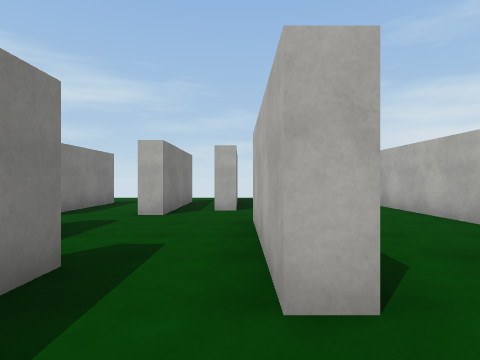
[1] (above)

24 first-person views from a walk through a scene from a Unity 3-D project. The camera is 1.4 m above the floor, looks level and sees 80° across. The floor is counted in squares, 2 m on a side. Each view is taken from the middle of a square. On the plan, view 1 faces up. The plan holds only what a view shows up to about 10 squares ahead; the rest is blank. The player character is not drawn. Surface patterns are stand-ins for the level's own textures.

[2]
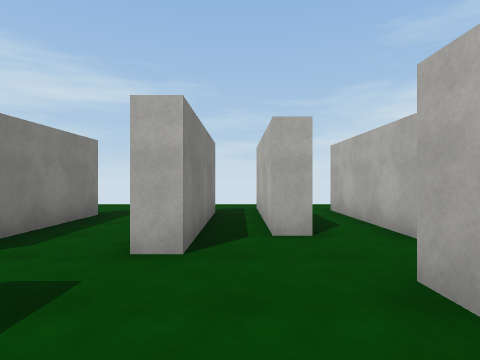

[3]
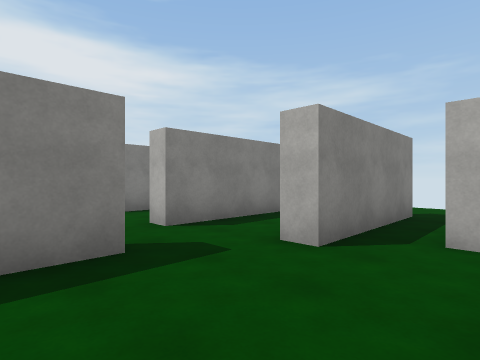

[4]
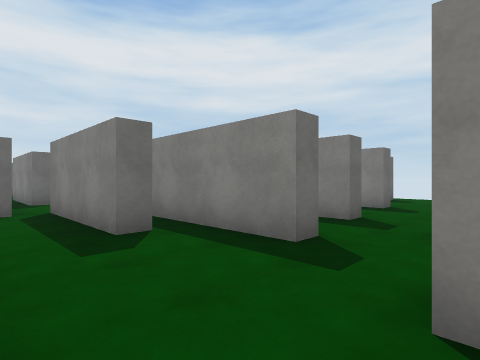

[5]
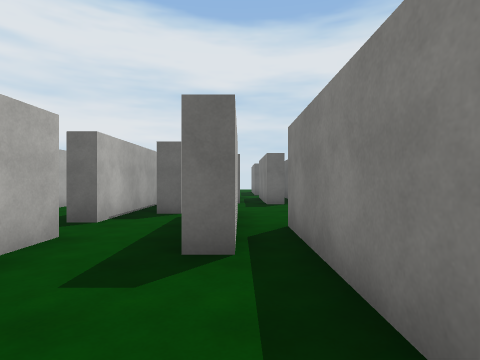

[6]
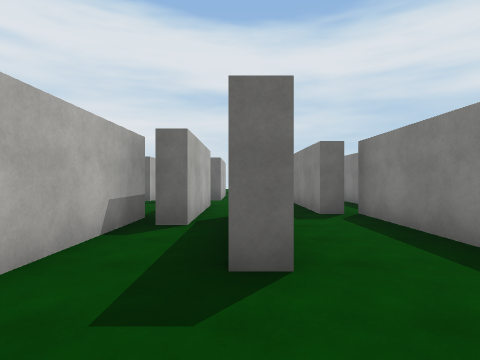

[7]
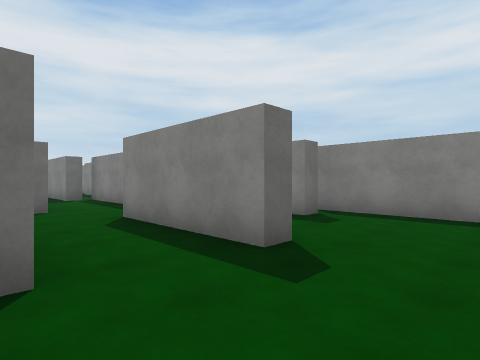

[8]
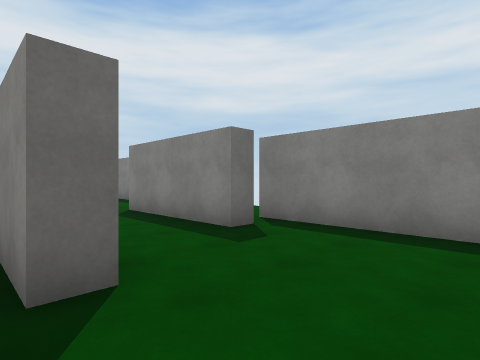

[9]
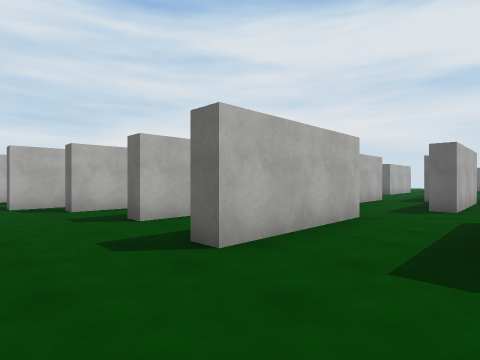

[10]
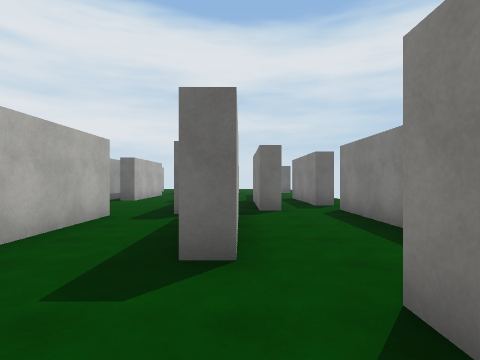

[11]
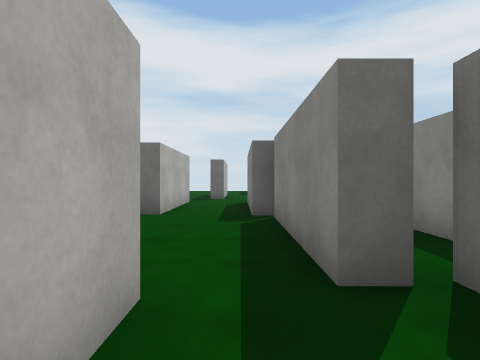

[12]
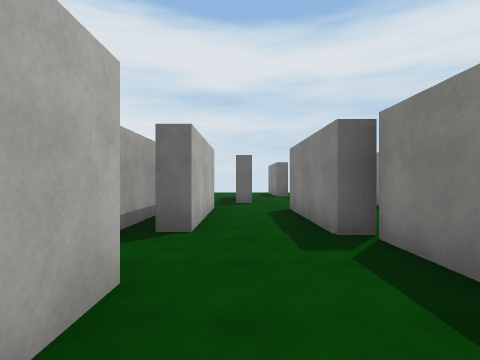

[13]
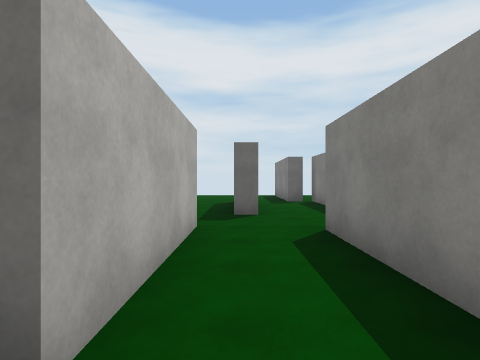

[14]
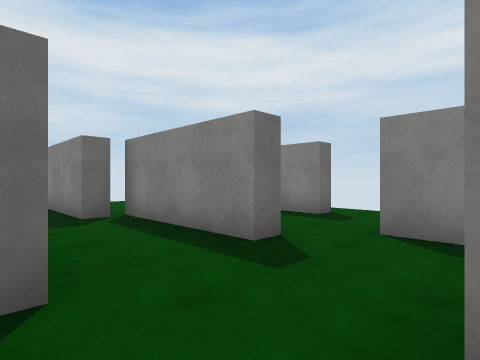

[15]
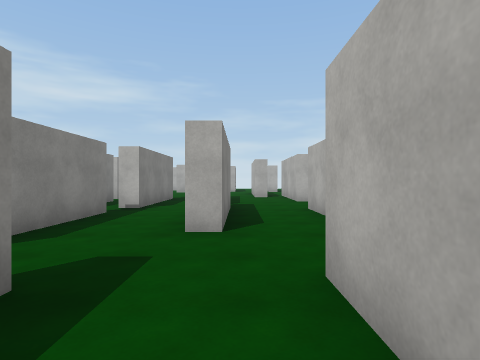

[16]
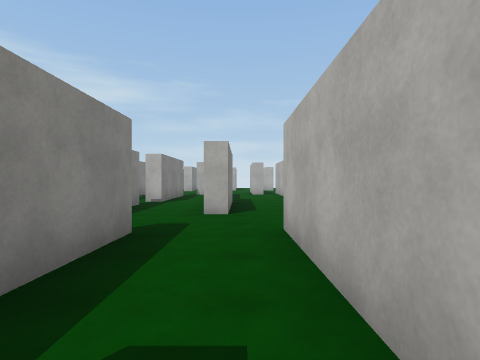

[17]
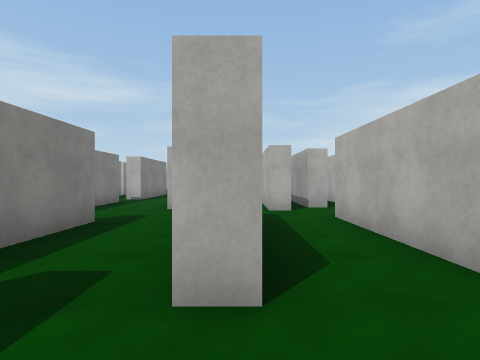

[18]
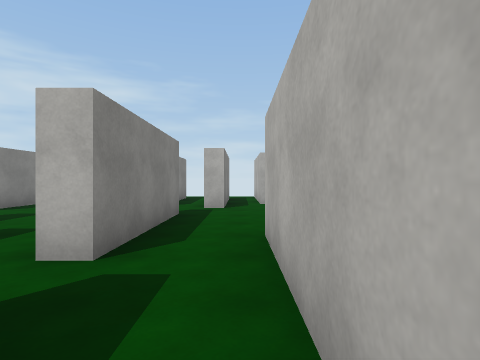

[19]
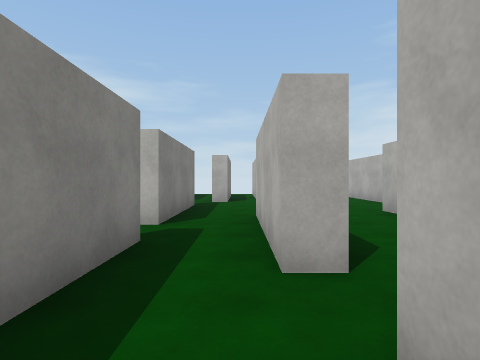

[20]
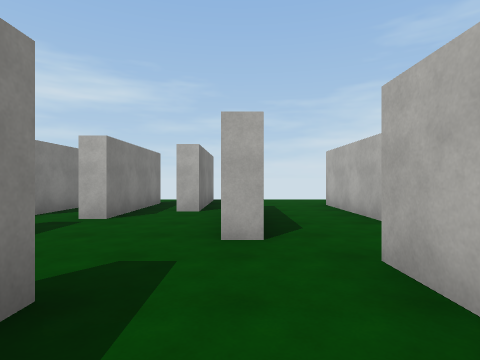

[21]
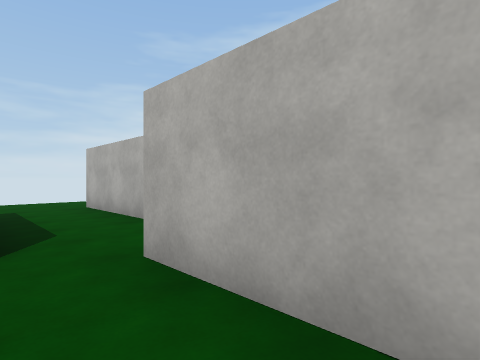

[22]
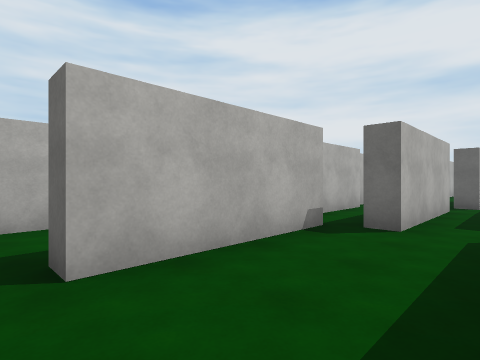

[23]
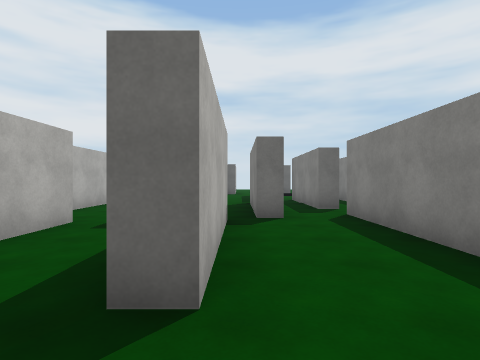

[24]
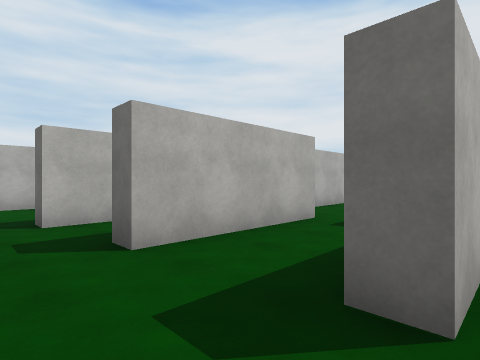

### Floor plan
Key: @ floor where view 1 was taken; # wall or solid block; x gap in a wall; . floor.
Columns run from 11 left of view 1 to 14 right of it. Each row starts with its distance up from view 1.
 11  x...... ..     ...
 10  #.........#..# ...
  9  #...#...#.##.# ..#
  8  ##..#.#.#.##.##..#
  7  .#..#.#.#.##..#..#
  6   #..#.#.#.....#..#
  5   #............#......
  4 ........#...#........#...#
  3 ...#..#.#...#....#.#.#
  2  #.#..#.##..#.#..#.#
  1  #.#..####....#..#.#
  0  #.##..#.#.@#.#..#.#
 -1  .#.#..#.#.##...## .
 -2 .##.#......##.#.## .#
 -3 .##.#......# .#.##  #
 -4  ##.##.###.  .#..
 -5   #..#.###.   ##.
 -6   #..#.###.
 -7   #..#.#.#
 -8   #......
 -9 ......#.#
-10 x#.#..#.#
-11  # #..#.#
-12    ##.#.#
-13    .#...
-14    .#..
-15    .#

Positions as (right, up) in squares from view 1, and headings:
1: (0, 0), facing up
2: (-1, 3), facing up
3: (0, 3), facing up-left
4: (0, 6), facing down-left
5: (-2, 5), facing down
6: (-5, 6), facing down
7: (-4, 11), facing down-left
8: (-6, 11), facing down-left
9: (-9, 11), facing down-right
10: (-8, 6), facing down
11: (-6, 2), facing down
12: (-5, 0), facing down
13: (-5, -3), facing down
14: (-5, -7), facing down-left
15: (-6, -11), facing up
16: (-6, -13), facing up
17: (-5, -14), facing up
18: (2, -1), facing up
19: (2, -3), facing up
20: (4, 1), facing up
21: (4, 1), facing up-right
22: (3, 4), facing down-right
23: (5, 5), facing down
24: (5, 5), facing down-right
